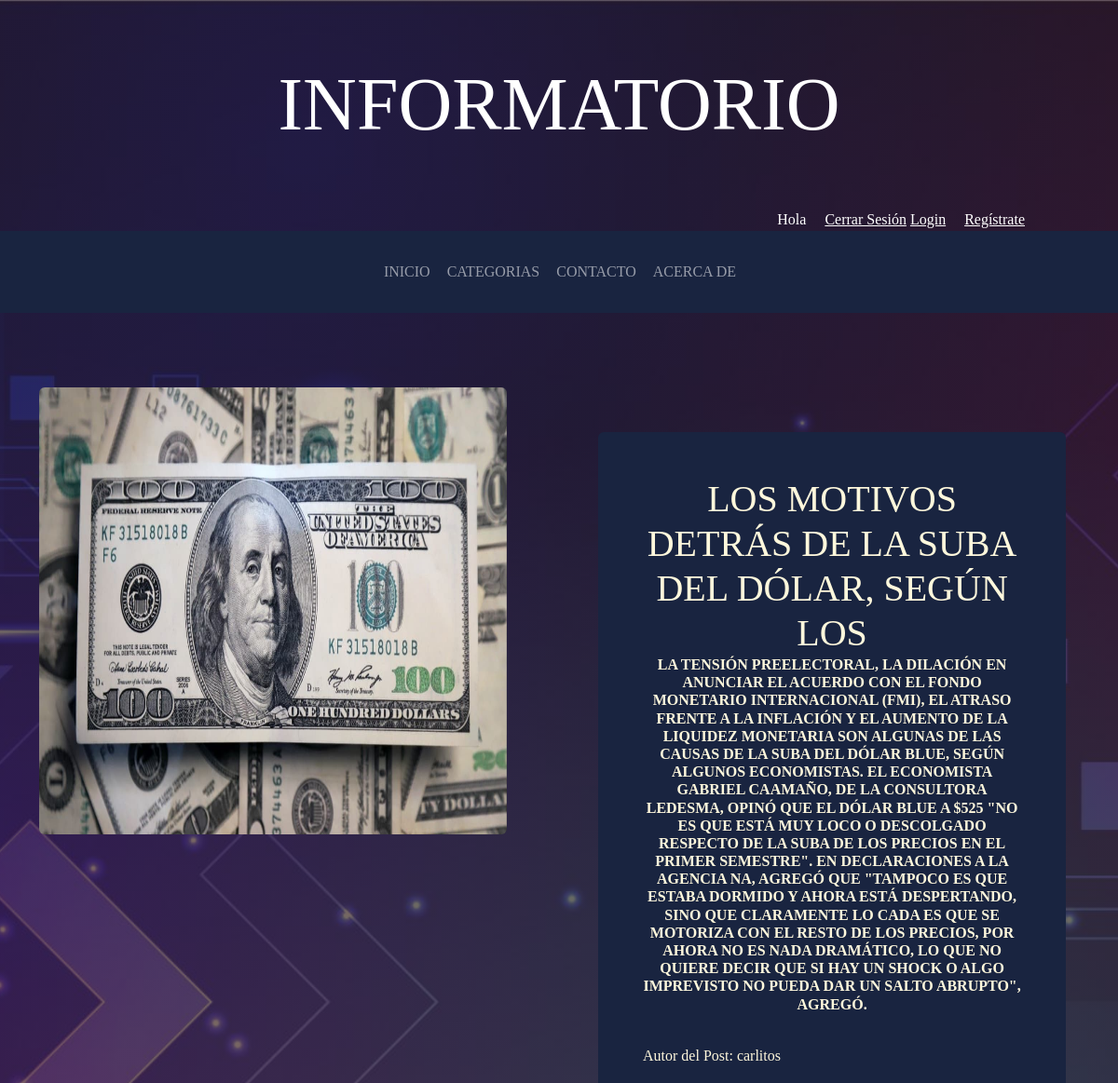
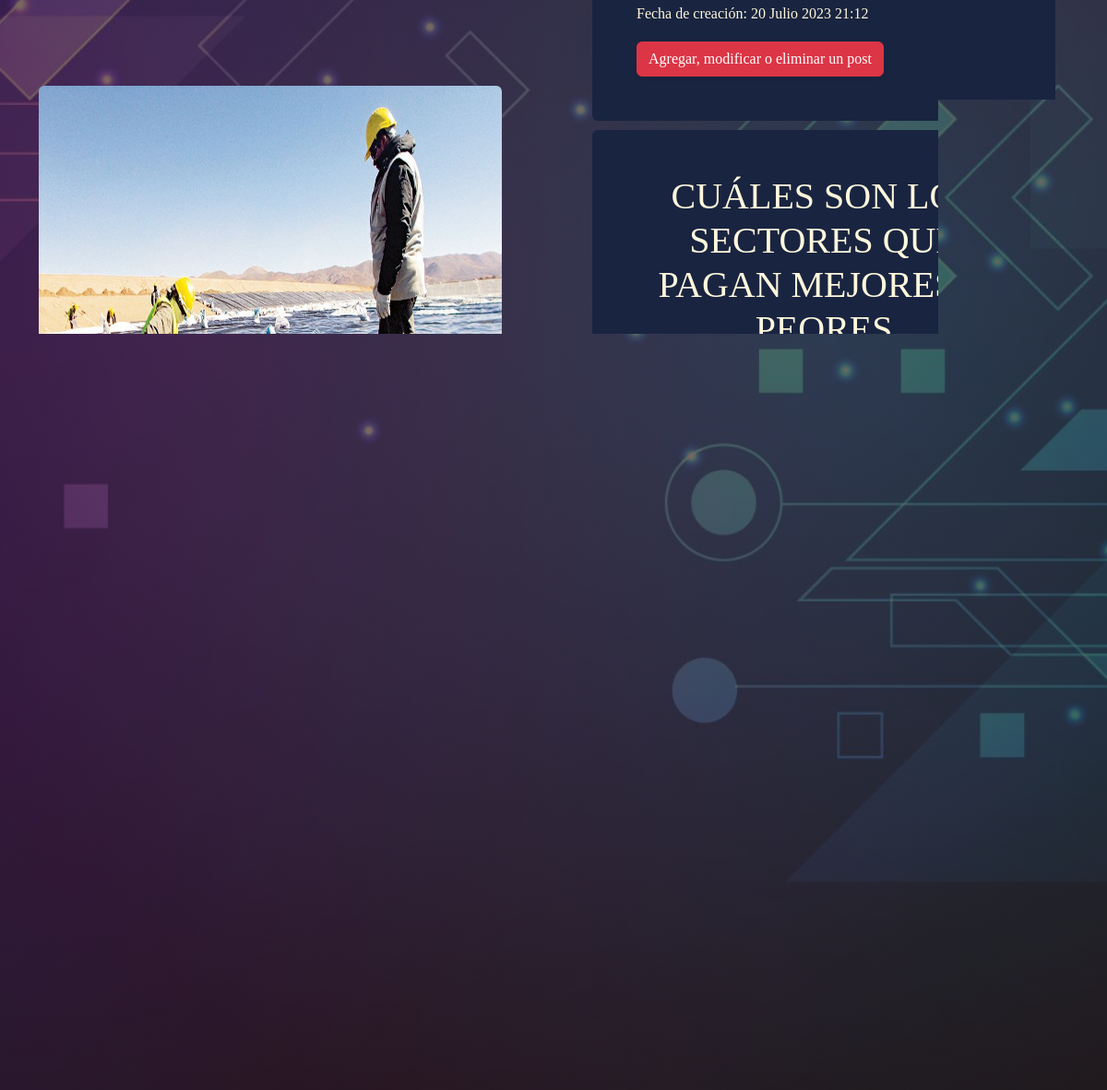
Screenshot of //4/ with the database file from the repository (2 pictures, top to bottom).
### inicio/models.py (models this page shows, shortened)
class Post(models.Model):
    titulo=models.CharField(max_length=100)
    resumen=models.CharField(max_length=200, null=True)
    contenido=models.TextField()
    imagen=models.ImageField(upload_to='blog', null=True, blank=True)
    autor=models.ForeignKey(User, on_delete=models.CASCADE)
    categorias=models.ManyToManyField(Categoria)
    created=models.DateTimeField(auto_now_add=True)
    updated=models.DateTimeField(auto_now_add=True)
    class Meta:
        verbose_name='post'
        verbose_name_plural='posts'
        ordering= ['-created']

### inicio/views.py (the view)
# urls.py: path('', views.categoria, name='Categoria'),
def categoria(request, categoria_id):
    categoria=Categoria.objects.get(id=categoria_id)
    posts=Post.objects.filter(categorias=categoria)
    created=Post.objects.order_by('-created')
    return render(request, "categoria/categoria.html/", {"categoria": categoria, "posts": posts , 'created':created})

### categoria/templates/categoria/categoria.html (shortened to what this page needs)
{% extends 'inicio/base.html' %}
{% load static %}
{% block content %}
    {% for post in posts %}
    <section class="page-section clearfix" style="margin-bottom: 30%;">
        <div class="container">
          <div class="intro">
            <img class="intro-alter-img img-fluid mb-3 mb-lg-0 rounded" src="{{post.imagen.url}}" alt="" style="width: 45%;">
            <div class="intro-text left-0 text-center bg-faded p-5 rounded">
              <h2 class="section-heading mb-4" >
                <span class="section-heading-upper">{{post.titulo}}</span>
                <span class="section-heading-lower">{{post.contenido}}</span>
              </h2>
              <div style="text-align: left; font-size: 1em;">
                <p class="section-heading-upper" style="margin-right: 50px;">Autor del Post: {{post.autor}}</p>
                <p class="section-heading-upper" style="margin-right: 50px;">Fecha de creación: {{post.created}}</p>
                <a name="" id="" class="btn btn-danger" href="http://127.0.0.1:8000/admin/inicio/post/" role="button">Agregar, modificar o eliminar un post</a>
              </div>
            </div>
          </div>
        </div>
      </section>
    {% endfor %}
    <section>
        <div style="width: 75%; margin: auto; text-align: center; color: white;">
        </div>
    </section>
{% endblock %}

### inicio/templates/inicio/base.html (shortened to what this page needs)
<html lang="en">
<head>
  {% load static %}
  <link href="https://cdn.jsdelivr.net/npm/bootstrap@5.2.1/dist/css/bootstrap.min.css" rel="stylesheet"
>
  <link href="{% static 'css/gestion.css' %}" rel="stylesheet">
</head>
<body>
  <h1 class="site-heading text-center text-white d-none d-lg-block">
    <span class="site-heading-upper">Informatorio</span>
  </h1>
  <div style="text-align: right; margin-right: 100px; color: white;">
    Hola  &nbsp; &nbsp; <a href="#" style="color: white;">Cerrar Sesión</a>
    <a href="#" style="color: white;">Login</a> &nbsp; &nbsp; <a href="#" style="color: white;">Regístrate</a>
  </div>
    <nav class="navbar navbar-expand-lg navbar-dark py-lg-4" id="mainNav">
      <div class="container">
        <ul class="navbar-nav mx-auto">
            <li><a class="nav-link text-uppercase text-expanded" style="padding-left: 10px;" href="{% url 'Inicio' %}" id="nav-link">Inicio</a></li>
            <li><a class="nav-link text-uppercase text-expanded" style="padding-left: 10px;" href="{% url 'Categorias' %}" id="nav-link">Categorias</a></li>
            <li><a class="nav-link text-uppercase text-expanded" style="padding-left: 10px;" href="{% url 'Contacto' %}" id="nav-link">Contacto</a></li>
            <li><a class="nav-link text-uppercase text-expanded" style="padding-left: 10px;" href="{% url 'About' %}" id="nav-link">Acerca de</a></li>
        </ul>
      </div>
    </nav>
  {% block content %}
  {% endblock %}
  <footer class="footer text-faded text-center py-5">
    <div class="container">
      <p class="m-0 mbt">
        <a class="link">Política de privacidad</a> ·
        <a class="link">Aviso legal</a>
      </p>
      <p class="m-0 mbt1">&copy; Informatorio 2023</p>
    </div>
  </footer>
</body>
</html>

### inicio/static/css/gestion.css (style rules this page uses)
body { font-family: 'Lora'; background: linear-gradient(rgba(47, 23, 15, 0.65), rgba(47, 23, 15, 0.65)), url("../img/fondo.jpg"); background-attachment: fixed; background-position: center; background-size: cover; }
h1, h2, h3, h4, h5, h6 { font-family: 'Raleway'; }
p { line-height: 1.75; }
.text-faded { color: rgba(255, 255, 255, 0.3); }
.site-heading { margin-top: 5rem; margin-bottom: 5rem; text-transform: uppercase; line-height: 1; font-family: 'Raleway'; }
.site-heading .site-heading-upper { font-size: 5rem; font-weight: 100; line-height: 4rem; }
.page-section { margin-top: 5rem; margin-bottom: 5rem; }
.section-heading { text-transform: uppercase; }
.section-heading .section-heading-lower { display: block; font-size: 1rem; font-weight: 800; padding-bottom:.5rem; }
.section-heading .section-heading-upper { display: block; font-size: 2.5rem; font-weight: 100; }
.bg-faded { background-color: rgba(255, 255, 255, 0.851); }
#mainNav { background-color: rgba(25, 36, 64); font-family: 'Raleway'; }
.intro { position: relative; }
@media (min-width: 992px) { .intro .intro-alter-img { width: 100%; height: 60%; float: left; } }
@media (min-width: 992px) { .intro .intro-text { left: 600; width: 60%; margin-top: 3rem; background-color: rgba(25, 36, 64); color: cornsilk; position: absolute; } }
@media (min-width: 1200px) { .intro .intro-text { width: 45%; } }
.footer { background-color: rgba(25, 36, 64, 0.8); }
.btn { box-shadow: 0px 3px 3px 0px rgba(33, 37, 41, 0.1); }
.mbt { padding-top: 2rem; }
.mbt1 { padding-top: 1.25rem; }
a.link { color: rgba(255, 255, 255, 0.7); }

### rows the page displays
Post: imagen (picture), titulo "LOS MOTIVOS DETRÁS DE LA SUBA DEL DÓLAR, SEGÚN LOS", contenido "LA TENSIÓN PREELECTORAL, LA DILACIÓN EN ANUNCIAR EL ACUERDO CON EL FONDO MONETARIO INTERNACIONAL (FMI), EL ATRASO FRENTE A LA INFLACIÓN Y EL AUMENTO DE LA LIQUIDEZ MONETARIA SON ALGUNAS DE LAS CAUSAS DE LA SUBA DEL DÓLAR BLUE, SEGÚN ALGUNOS ECONOMISTAS. EL ECONOMISTA GABRIEL CAAMAÑO, DE LA CONSULTORA LEDESMA, OPINÓ QUE EL DÓLAR BLUE A $525 \"NO ES QUE ESTÁ MUY LOCO O DESCOLGADO RESPECTO DE LA SUBA DE LOS PRECIOS EN EL PRIMER SEMESTRE\". EN DECLARACIONES A LA AGENCIA NA, AGREGÓ QUE \"TAMPOCO ES QUE ESTABA DORMIDO Y AHORA ESTÁ DESPERTANDO, SINO QUE CLARAMENTE LO CADA ES QUE SE MOTORIZA CON EL RESTO DE LOS PRECIOS, POR AHORA NO ES NADA DRAMÁTICO, LO QUE NO QUIERE DECIR QUE SI HAY UN SHOCK O ALGO…", autor "carlitos", created "20 Julio 2023 21:12"
Post: imagen (picture), titulo "CUÁLES SON LOS SECTORES QUE PAGAN MEJORES Y PEORES", contenido "LOS MEJORES Y PEORES AJUSTES SALARIALES EN CUANTO A LOS AJUSTES REGISTRADOS EN EL ÚLTIMO AÑO (MARZO DE 2022 CONTRA MARZO DE 2023), LOS DATOS DE TRABAJO APORTAN QUE UN TOTAL DE 20 SECTORES LOGRARON ACTUALIZACIONES SALARIALES POR ENCIMA DE LA INFLACIÓN DE ESE PERÍODO, QUE ALCANZÓ EL 104,3%, MIENTRAS QUE 36 RUBROS NO LOGRARON EVITAR LA PÉRDIDA DEL PODER ADQUISITIVO DE SUS SUELDOS. AL MOMENTO DE REALIZAR LA COMPARACIÓN, LOS NÚMEROS REFLEJARON QUE LA ACTIVIDAD ECONÓMICA CON MEJOR AJUSTE SALARIAL FUE LA DE “EXPLOTACIÓN DE MINAS Y CANTERAS”, CUYOS INGRESOS TUVIERON UN INCREMENTO DEL 145,4% DURANTE DICHO PERIODO. COMPLETARON EL PODIO, LOS RUBROS DE “RADIO Y TELEVISIÓN” (128,1%) Y “EXTRACCIÓN DE…"
